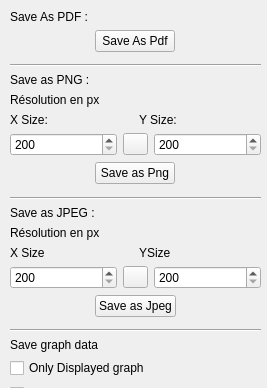
     <widget class="QWidget" name="page_6">
      <property name="geometry">
       <rect>
        <x>0</x>
        <y>0</y>
        <width>267</width>
        <height>388</height>
       </rect>
      </property>
      <attribute name="icon">
       <iconset resource="data_parser_3.qrc">
        <normaloff>:/images/export.png</normaloff>:/images/export.png</iconset>
      </attribute>
      <attribute name="label">
       <string>Export Curve</string>
      </attribute>
      <widget class="QWidget" name="verticalLayoutWidget_3">
       <property name="geometry">
        <rect>
         <x>10</x>
         <y>10</y>
         <width>251</width>
         <height>429</height>
        </rect>
       </property>
       <layout class="QVBoxLayout" name="verticalLayout">
        <item>
         <widget class="QLabel" name="label_24">
          <property name="text">
           <string>Save As PDF :</string>
          </property>
         </widget>
        </item>
        <item alignment="Qt::AlignHCenter|Qt::AlignVCenter">
         <widget class="QPushButton" name="pushButtonSaveAsPdf">
          <property name="maximumSize">
           <size>
            <width>150</width>
            <height>16777215</height>
           </size>
          </property>
          <property name="layoutDirection">
           <enum>Qt::LeftToRight</enum>
          </property>
          <property name="text">
           <string>Save As Pdf</string>
          </property>
         </widget>
        </item>
        <item>
         <spacer name="verticalSpacer_9">
          <property name="orientation">
           <enum>Qt::Vertical</enum>
          </property>
          <property name="sizeHint" stdset="0">
           <size>
            <width>20</width>
            <height>40</height>
           </size>
          </property>
         </spacer>
        </item>
        <item>
         <widget class="Line" name="line_7">
          <property name="orientation">
           <enum>Qt::Horizontal</enum>
          </property>
         </widget>
        </item>
        <item>
         <widget class="QLabel" name="label_19">
          <property name="text">
           <string>Save as PNG :</string>
          </property>
         </widget>
        </item>
        <item>
         <widget class="QLabel" name="label_18">
          <property name="text">
           <string>Résolution en px</string>
          </property>
         </widget>
        </item>
        <item>
         <layout class="QHBoxLayout" name="horizontalLayout_6">
          <item>
           <widget class="QLabel" name="label_16">
            <property name="text">
             <string>X Size:</string>
            </property>
           </widget>
          </item>
          <item>
           <widget class="QLabel" name="label_17">
            <property name="text">
             <string>Y Size:</string>
            </property>
           </widget>
          </item>
         </layout>
        </item>
        <item>
         <layout class="QHBoxLayout" name="horizontalLayout_7">
          <item>
           <widget class="QSpinBox" name="spinBoxXSizePng">
            <property name="minimum">
             <number>200</number>
            </property>
            <property name="maximum">
             <number>100000</number>
            </property>
           </widget>
          </item>
          <item>
           <widget class="QPushButton" name="pushButtonLinkPng">
            <property name="maximumSize">
             <size>
              <width>25</width>
              <height>16777215</height>
             </size>
            </property>
            <property name="text">
             <string/>
            </property>
            <property name="icon">
             <iconset>
              <normalon>:/images/link.png</normalon>
             </iconset>
            </property>
           </widget>
          </item>
          <item>
           <widget class="QSpinBox" name="spinBoxYSizePng">
            <property name="minimum">
             <number>200</number>
            </property>
            <property name="maximum">
             <number>100000</number>
            </property>
           </widget>
          </item>
         </layout>
        </item>
        <item alignment="Qt::AlignHCenter">
         <widget class="QPushButton" name="pushButtonSavAsPng">
          <property name="text">
           <string>Save as Png</string>
          </property>
         </widget>
        </item>
        <item>
         <spacer name="verticalSpacer_4">
          <property name="orientation">
           <enum>Qt::Vertical</enum>
          </property>
          <property name="sizeHint" stdset="0">
           <size>
            <width>20</width>
            <height>40</height>
           </size>
          </property>
         </spacer>
        </item>
        <item>
         <widget class="Line" name="line_6">
          <property name="orientation">
           <enum>Qt::Horizontal</enum>
          </property>
         </widget>
        </item>
        <item>
         <widget class="QLabel" name="label_20">
          <property name="text">
           <string>Save as JPEG :</string>
          </property>
         </widget>
        </item>
        <item>
         <widget class="QLabel" name="label_21">
          <property name="text">
           <string>Résolution en px</string>
          </property>
         </widget>
        </item>
        <item>
         <layout class="QHBoxLayout" name="horizontalLayout_10">
          <item>
           <widget class="QLabel" name="label_22">
            <property name="text">
             <string>X Size</string>
            </property>
           </widget>
          </item>
          <item>
           <widget class="QLabel" name="label_23">
            <property name="text">
             <string>YSize</string>
            </property>
           </widget>
          </item>
         </layout>
        </item>
        <item>
         <layout class="QHBoxLayout" name="horizontalLayout_9">
          <item>
           <widget class="QSpinBox" name="spinBoxXSizeJpeg">
            <property name="minimum">
             <number>200</number>
            </property>
            <property name="maximum">
             <number>100000</number>
            </property>
           </widget>
          </item>
          <item>
           <widget class="QPushButton" name="pushButtonLinkJpeg">
            <property name="maximumSize">
             <size>
              <width>25</width>
              <height>16777215</height>
             </size>
            </property>
            <property name="text">
             <string/>
            </property>
            <property name="icon">
             <iconset>
              <normalon>:/images/link.png</normalon>
             </iconset>
            </property>
           </widget>
          </item>
          <item>
           <widget class="QSpinBox" name="spinBoxYSizeJpeg">
            <property name="minimum">
             <number>200</number>
            </property>
            <property name="maximum">
             <number>100000</number>
            </property>
           </widget>
          </item>
         </layout>
        </item>
        <item alignment="Qt::AlignHCenter">
         <widget class="QPushButton" name="pushButtonSaveAsJpeg">
          <property name="text">
           <string>Save as Jpeg</string>
          </property>
         </widget>
        </item>
        <item>
         <spacer name="verticalSpacer_2">
          <property name="orientation">
           <enum>Qt::Vertical</enum>
          </property>
          <property name="sizeHint" stdset="0">
           <size>
            <width>20</width>
            <height>40</height>
           </size>
          </property>
         </spacer>
        </item>
        <item>
         <widget class="Line" name="line_14">
          <property name="orientation">
           <enum>Qt::Horizontal</enum>
          </property>
         </widget>
        </item>
        <item>
         <widget class="QLabel" name="label_37">
          <property name="text">
           <string>Save graph data</string>
          </property>
         </widget>
        </item>
        <item>
         <widget class="QCheckBox" name="checkBoxSaveDisplayGraph">
          <property name="text">
           <string>Only Displayed graph</string>
          </property>
         </widget>
        </item>
        <item>
         <widget class="QCheckBox" name="checkBoxAddDBLInComment">
          <property name="text">
           <string>Add delete base line information in comment</string>
          </property>
         </widget>
        </item>
        <item alignment="Qt::AlignHCenter">
         <widget class="QPushButton" name="pushButtonSaveGraph">
          <property name="text">
           <string>Save as Txt</string>
          </property>
         </widget>
        </item>
        <item>
         <spacer name="verticalSpacer">
          <property name="orientation">
           <enum>Qt::Vertical</enum>
          </property>
          <property name="sizeHint" stdset="0">
           <size>
            <width>20</width>
            <height>40</height>
           </size>
          </property>
         </spacer>
        </item>
       </layout>
      </widget>
     </widget>
